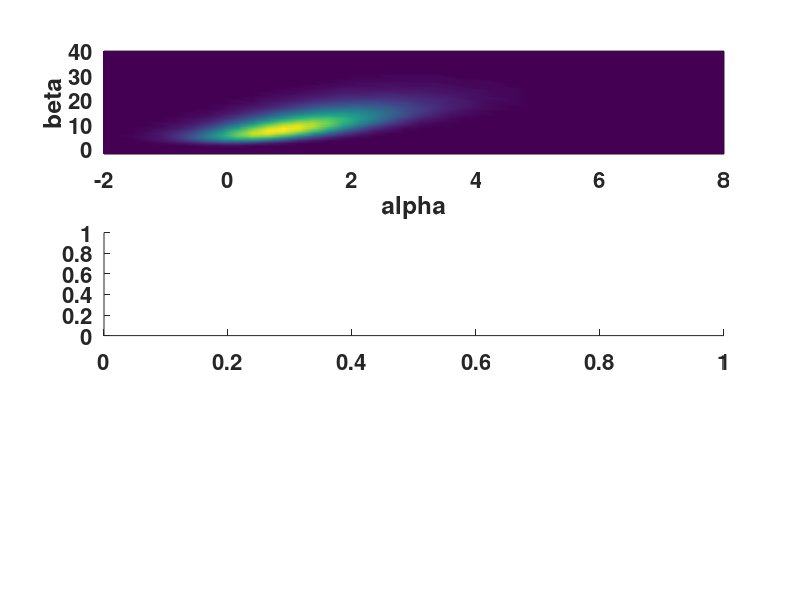

The MATLAB source for this figure: (Note: this script raises an error after producing the figure.)
% Bayesian data analysis
% Aki Vehtari <Aki.Vehtari@aalto.fi>

% Illustrate the posterior inference for Bioassay data (BDA3 p. 74-)

% data
x=[-.86 -.30 -.05 .73]';
n=[5 5 5 5]';
y=[0 1 3 5]';

clf
% default settings for the figure
set(gcf,'DefaultAxesFontSize',16,'DefaultAxesFontWeight','bold')
set(gcf,'DefaultLineLineWidth',2)
set(gcf,'Position',[620 60 400 640]);

% compute the posterior density in grid
%  - usually should be computed in logarithms!
%  - with alternative prior, check that range and spacing of A and B
%    are sensible
A=linspace(-4,8,50);
B=linspace(-10,40,50);
% for all combinations of A_i, B_j, i=1,...,200, j=1,...,200
for i=1:50
  a=A(i);
  for j=1:50
    b=B(j);
    p(j,i)=prod((1./(exp(-(a+b.*x))+1)).^y.*(1-1./(exp(-(a+b.*x))+1)).^(n-y));
  end
end

% plot the distribution in color
subplot(3,1,1)
pcolor(A,B,p);
shading interp
set(gcf,'renderer','painters')
xlim([-2 8])
ylim([-2 40])
xlabel('alpha')
ylabel('beta')

% plot samples from the distribution
subplot(3,1,2)
% catrand performs 2D-grid-sampling given values p in the grid
r=catrand(p,1000,1);
% r has indeces to a matrix (grid) length(A) x length(B)
% transform these to row and column indeces which can be used
% to index vectors A and B
[I,J]=ind2sub(size(p),r);
a=A(J);b=B(I);
% compute the grid spacing
ad=A(2)-A(1);bd=B(2)-B(1);
% add random jitter (see BDA3 p. 76)
plot(a+rand(size(a))*ad-ad/2,b+rand(size(b))*bd-bd/2,'.')
xlim([-2 8])
ylim([-2 40])
xlabel('alpha')
ylabel('beta')

pause
% plot the histogram of LD50 conditonal beta>0
subplot(3,1,3)
% logical vector for beta>0
bpi=b>0;
hist(-a(bpi)./b(bpi),[-0.5:0.02:0.5])
set(gca,'YTick',[],'XTick',[-0.4:0.2:0.4],'XLim',[-0.5 0.5])
xlabel('LD50 = -alpha/beta')

% Instructions for the exercise 3.11 in BDA3
% - Check that the range and spacing of A and B are sensible for the 
%   alternative prior
% - Compute the log-posterior in a grid
% - Scale the log-posterior by subtracting its maximum value before
%   exponentiating (see BDA3 p. 261)
% - Exponentiate
% - Normalize the posterior
% - Use 2D grid sampling 
% - In addition to the plots, report p(beta>0|x,y)
